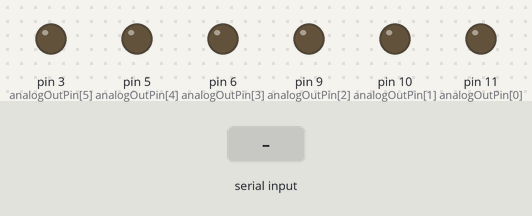
Recording of a sketch running on a simulated Arduino Uno, built with avr-gcc and run on an emulated ATmega328P. Shown: output pins drawn as LEDs (lit = HIGH). The inputs (shaded band) are chosen by the test bench.

Above: at 1.2 s.
1.3 s: byte 30 received over Serial
At 2.5 s:
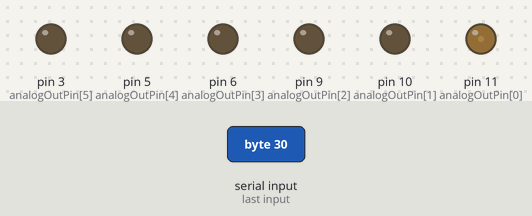
2.8 s: byte 90 received over Serial
At 3.8 s:
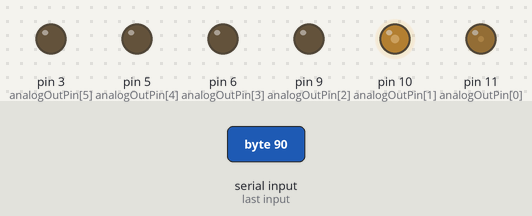
4.3 s: byte 120 received over Serial
At 5.0 s:
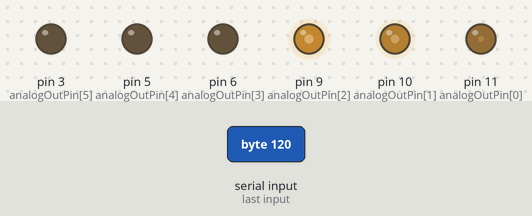
5.8 s: byte 30 received over Serial
At 6.1 s:
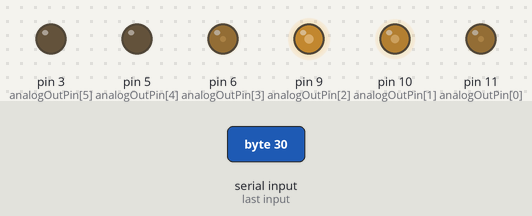
7.3 s: byte 90 received over Serial
At 8.5 s:
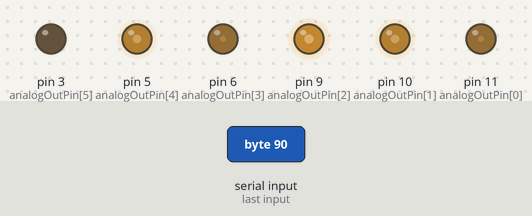
8.8 s: byte 120 received over Serial
At 9.6 s:
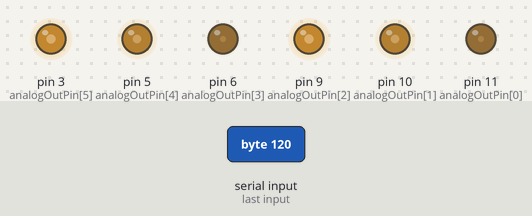
Timing chart, 0 to 11.3 s (numbered marks = the images above; inputs shaded):
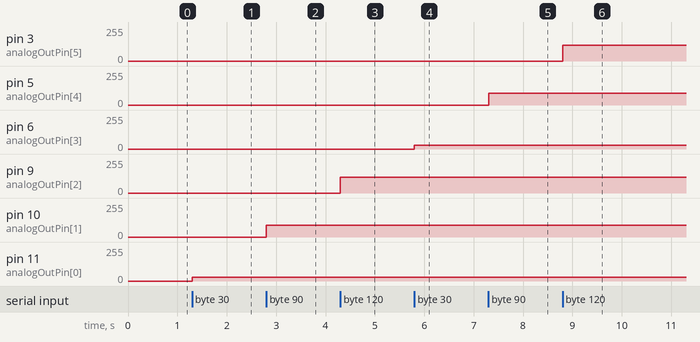

Measured:
- after the input at 1.3 s, pin 11 (analogOutPin[0]): 0/255 → 30/255 at once
- after the input at 2.8 s, pin 10 (analogOutPin[1]): 0/255 → 90/255 at once
- after the input at 4.3 s, pin 9 (analogOutPin[2]): 0/255 → 120/255 at once
- after the input at 5.8 s, pin 6 (analogOutPin[3]): 0/255 → 30/255 at once
- after the input at 7.3 s, pin 5 (analogOutPin[4]): 0/255 → 90/255 at once
- after the input at 8.8 s, pin 3 (analogOutPin[5]): 0/255 → 120/255 at once

The sketch:

test_sketch.ino
```cpp
int incomingByte[6] = {0, 0, 0, 0, 0, 0};

const int analogOutPin[6] = {11, 10, 9, 6, 5, 3};

int i = 0;

void setup()
{
  Serial.begin(9600);
}

void loop()
{
  while (Serial.available() > 0)
  {
    if (i > 5)
    {
      i = 0;
    }
    incomingByte[i] = Serial.read();
    analogWrite(analogOutPin[i], incomingByte[i]);
    i++;
  }
}
```
